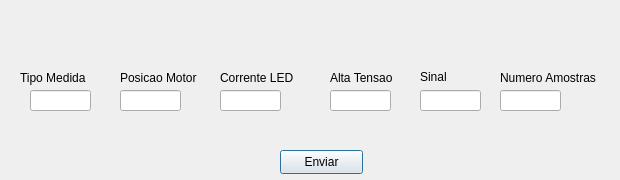
<?xml version="1.0" encoding="UTF-8"?>
<ui version="4.0">
 <class>Dialog</class>
 <widget class="QDialog" name="Dialog">
  <property name="geometry">
   <rect>
    <x>0</x>
    <y>0</y>
    <width>620</width>
    <height>180</height>
   </rect>
  </property>
  <property name="windowTitle">
   <string>Dialog</string>
  </property>
  <widget class="QLineEdit" name="txtTipoMedida">
   <property name="geometry">
    <rect>
     <x>30</x>
     <y>90</y>
     <width>61</width>
     <height>21</height>
    </rect>
   </property>
  </widget>
  <widget class="QLineEdit" name="txtPosicaoMotor">
   <property name="geometry">
    <rect>
     <x>120</x>
     <y>90</y>
     <width>61</width>
     <height>21</height>
    </rect>
   </property>
  </widget>
  <widget class="QLineEdit" name="txtCorrenteLED">
   <property name="geometry">
    <rect>
     <x>220</x>
     <y>90</y>
     <width>61</width>
     <height>21</height>
    </rect>
   </property>
  </widget>
  <widget class="QLineEdit" name="txtAltaTensao">
   <property name="geometry">
    <rect>
     <x>330</x>
     <y>90</y>
     <width>61</width>
     <height>21</height>
    </rect>
   </property>
  </widget>
  <widget class="QLineEdit" name="txtSinal">
   <property name="geometry">
    <rect>
     <x>420</x>
     <y>90</y>
     <width>61</width>
     <height>21</height>
    </rect>
   </property>
  </widget>
  <widget class="QLineEdit" name="txtNumeroAmostras">
   <property name="geometry">
    <rect>
     <x>500</x>
     <y>90</y>
     <width>61</width>
     <height>21</height>
    </rect>
   </property>
  </widget>
  <widget class="QPushButton" name="psEnviar">
   <property name="enabled">
    <bool>true</bool>
   </property>
   <property name="geometry">
    <rect>
     <x>280</x>
     <y>150</y>
     <width>83</width>
     <height>24</height>
    </rect>
   </property>
   <property name="text">
    <string>Enviar</string>
   </property>
  </widget>
  <widget class="QLabel" name="label">
   <property name="geometry">
    <rect>
     <x>20</x>
     <y>70</y>
     <width>81</width>
     <height>16</height>
    </rect>
   </property>
   <property name="text">
    <string>Tipo Medida</string>
   </property>
  </widget>
  <widget class="QLabel" name="label_2">
   <property name="geometry">
    <rect>
     <x>120</x>
     <y>70</y>
     <width>101</width>
     <height>16</height>
    </rect>
   </property>
   <property name="text">
    <string>Posicao Motor</string>
   </property>
  </widget>
  <widget class="QLabel" name="label_3">
   <property name="geometry">
    <rect>
     <x>220</x>
     <y>70</y>
     <width>91</width>
     <height>16</height>
    </rect>
   </property>
   <property name="text">
    <string>Corrente LED</string>
   </property>
  </widget>
  <widget class="QLabel" name="label_4">
   <property name="geometry">
    <rect>
     <x>330</x>
     <y>70</y>
     <width>81</width>
     <height>16</height>
    </rect>
   </property>
   <property name="text">
    <string>Alta Tensao</string>
   </property>
  </widget>
  <widget class="QLabel" name="label_5">
   <property name="geometry">
    <rect>
     <x>420</x>
     <y>70</y>
     <width>57</width>
     <height>14</height>
    </rect>
   </property>
   <property name="text">
    <string>Sinal</string>
   </property>
  </widget>
  <widget class="QLabel" name="label_6">
   <property name="geometry">
    <rect>
     <x>500</x>
     <y>70</y>
     <width>121</width>
     <height>16</height>
    </rect>
   </property>
   <property name="text">
    <string>Numero Amostras</string>
   </property>
  </widget>
 </widget>
 <resources/>
 <connections/>
</ui>
